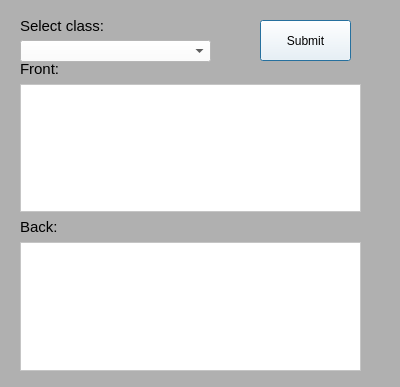
<?xml version="1.0" encoding="UTF-8"?>
<ui version="4.0">
 <class>Dialog</class>
 <widget class="QDialog" name="Dialog">
  <property name="geometry">
   <rect>
    <x>0</x>
    <y>0</y>
    <width>400</width>
    <height>387</height>
   </rect>
  </property>
  <property name="windowTitle">
   <string>Dialog</string>
  </property>
  <property name="styleSheet">
   <string notr="true">background-color: rgb(176, 176, 176);</string>
  </property>
  <widget class="QComboBox" name="CLASS_COMBO">
   <property name="geometry">
    <rect>
     <x>20</x>
     <y>40</y>
     <width>191</width>
     <height>22</height>
    </rect>
   </property>
   <property name="styleSheet">
    <string notr="true">background-color: rgb(255, 255, 255);
</string>
   </property>
  </widget>
  <widget class="QLabel" name="label">
   <property name="geometry">
    <rect>
     <x>20</x>
     <y>10</y>
     <width>201</width>
     <height>31</height>
    </rect>
   </property>
   <property name="font">
    <font>
     <pointsize>11</pointsize>
    </font>
   </property>
   <property name="text">
    <string>Select class:</string>
   </property>
  </widget>
  <widget class="QPushButton" name="SUBMIT_BUTT">
   <property name="geometry">
    <rect>
     <x>260</x>
     <y>20</y>
     <width>91</width>
     <height>41</height>
    </rect>
   </property>
   <property name="styleSheet">
    <string notr="true">background-color: rgb(255, 255, 255);</string>
   </property>
   <property name="text">
    <string>Submit</string>
   </property>
  </widget>
  <widget class="QWidget" name="">
   <property name="geometry">
    <rect>
     <x>20</x>
     <y>60</y>
     <width>341</width>
     <height>311</height>
    </rect>
   </property>
   <layout class="QVBoxLayout" name="verticalLayout">
    <item>
     <widget class="QLabel" name="label_2">
      <property name="font">
       <font>
        <pointsize>11</pointsize>
       </font>
      </property>
      <property name="text">
       <string>Front:</string>
      </property>
     </widget>
    </item>
    <item>
     <widget class="QPlainTextEdit" name="ENTER_FRONT">
      <property name="styleSheet">
       <string notr="true">background-color: rgb(255, 255, 255);</string>
      </property>
     </widget>
    </item>
    <item>
     <widget class="QLabel" name="label_3">
      <property name="font">
       <font>
        <pointsize>11</pointsize>
       </font>
      </property>
      <property name="text">
       <string>Back:</string>
      </property>
     </widget>
    </item>
    <item>
     <widget class="QPlainTextEdit" name="ENTER_BACK">
      <property name="styleSheet">
       <string notr="true">background-color: rgb(255, 255, 255);</string>
      </property>
     </widget>
    </item>
   </layout>
  </widget>
  <zorder>label</zorder>
  <zorder>label_2</zorder>
  <zorder>ENTER_FRONT</zorder>
  <zorder>CLASS_COMBO</zorder>
  <zorder>SUBMIT_BUTT</zorder>
 </widget>
 <resources/>
 <connections/>
</ui>
